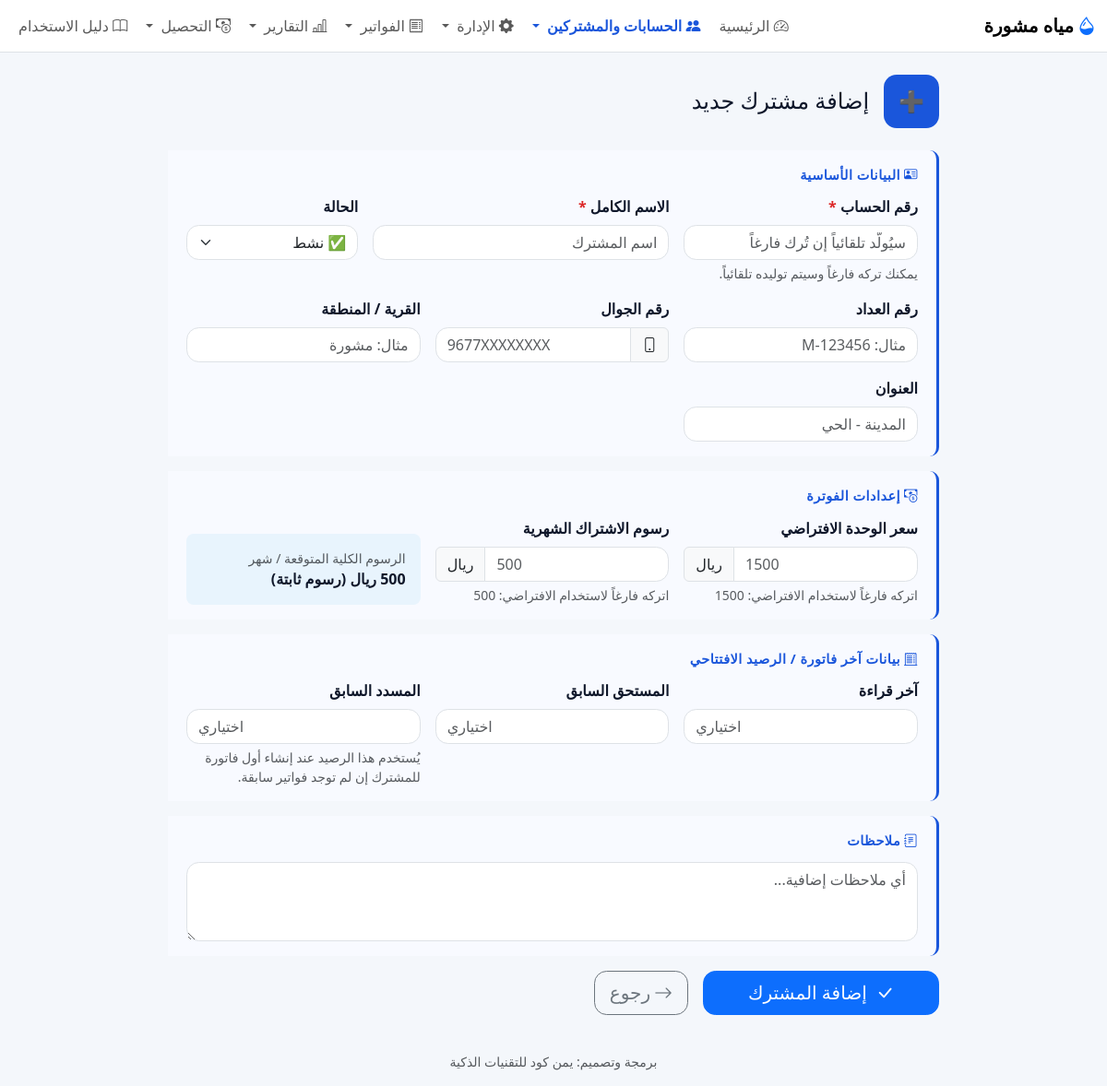
The app's page /subscribers/new (signed in) with its own data.
### models.py (models this page shows)
class Base(DeclarativeBase):
    pass

class Settings(Base):
    __tablename__ = "settings"
    key: Mapped[str] = mapped_column(String, primary_key=True)
    value: Mapped[Optional[str]] = mapped_column(String, nullable=True)

### app.py (the view, shortened to what this page needs)
    @app.route("/subscribers/new", methods=["GET", "POST"])
    @login_required
    @role_required(["admin", "staff", "collector"])
    def subscriber_new():
        db = get_db()
        return render_template("subscriber_form.html", subscriber={}, mode="new")

### app.py (called while the page is built)
def login_required(f):
    @wraps(f)
    def decorated_function(*args, **kwargs):
        if session.get("user_id") is None:
            flash("يرجى تسجيل الدخول أولاً.", "warning")
            return redirect(url_for("login"))
        return f(*args, **kwargs)
    return decorated_function

def role_required(allowed_roles):
    def decorator(f):
        @wraps(f)
        def wrapper(*args, **kwargs):
            if not session.get("user_id"):
                return redirect(url_for("login"))
            user_role = g.user["role"] if g.user else None
            if not user_role or user_role.lower() not in [r.lower() for r in allowed_roles]:
                flash("ليس لديك الصلاحية للوصول إلى هذه الصفحة أو تنفيذ هذه العملية.", "danger")
                return redirect(url_for("index"))
            return f(*args, **kwargs)
        return wrapper
    return decorator

### database.py (called while the page is built, shortened)
def get_db():
    if "db" not in g:
        INSTANCE_DIR.mkdir(exist_ok=True)
        g.db = SQLAlchemyDBProxy(SessionLocal())
        try:
            g.db.execute("PRAGMA foreign_keys = ON")
        except Exception:
            pass
    return g.db

@contextmanager
def orm_session_scope():
    session = SessionLocal()
    try:
        yield session
        session.commit()
    except Exception:
        session.rollback()
        raise
    finally:
        session.close()

def get_setting(key, default=""):
    with orm_session_scope() as session:
        row = session.get(Settings, key)
        return row.value if row and row.value is not None else default

    def __getitem__(self, key):
        if isinstance(key, int):
            return self._values[key]
        return self._mapping[key]

    def __len__(self):
        return len(self._values)

    def fetchone(self):
        if self._index >= len(self._rows):
            return None
        row = self._rows[self._index]
        self._index += 1
        return row

    def _connection(self):
        return self.session.connection()

    def close(self):
        try:
            self.session.close()
        finally:
            try:
                SessionLocal.remove()
            except Exception:
                pass

### templates/subscriber_form.html (shortened to what this page needs)
{% extends "base.html" %}
{% block content %}
<div class="container" style="max-width:860px;">
  <div class="d-flex align-items-center gap-3 mb-4">
    <div style="background:{% if mode=='new' %}#1a56db{% else %}#059669{% endif %};color:white;border-radius:14px;padding:12px 16px;font-size:1.4rem;">
      {% if mode=='new' %}➕{% else %}✏️{% endif %}
    </div>
    <div>
      <h4 class="mb-0">{{ 'إضافة مشترك جديد' if mode=='new' else 'تعديل بيانات المشترك' }}</h4>
    </div>
  </div>
  <form method="post" id="sub-form">
    <div class="form-section">
      <div class="form-section-title"><i class="bi bi-person-vcard me-1"></i>البيانات الأساسية</div>
      <div class="row g-3">
        <div class="col-md-4">
          <label class="form-label fw-bold">رقم الحساب <span class="required-star">*</span></label>
          <input class="form-control" name="account_number"
                 value="{{ subscriber.account_number or '' }}"
                 placeholder="سيُولَّد تلقائياً إن تُرك فارغاً"
                 {% if mode=='edit' %}readonly style="background:#f0f4ff;"{% endif %}>
          <div class="form-text">
            {% if mode=='new' %}
              يمكنك تركه فارغاً وسيتم توليده تلقائياً.
            {% else %}
              رقم الحساب ثابت بعد إنشاء المشترك.
            {% endif %}
          </div>
        </div>
        <div class="col-md-5">
          <label class="form-label fw-bold">الاسم الكامل <span class="required-star">*</span></label>
          <input class="form-control" name="name"
                 value="{{ subscriber.name or '' }}"
                 placeholder="اسم المشترك" required autofocus>
        </div>
        <div class="col-md-3">
          <label class="form-label fw-bold">الحالة</label>
          <select class="form-select" name="active">
          {% set active = subscriber.active if subscriber is not none and 'active' in subscriber else 1 %}
<option value="1" {% if active|int != 0 %}selected{% endif %}>✅ نشط</option>
                  </select>
        </div>
        <div class="col-md-4">
          <label class="form-label fw-bold">رقم العداد</label>
          <input class="form-control" name="meter_number"
                 value="{{ subscriber.meter_number or '' }}"
                 placeholder="مثال: M-123456">
        </div>
        <div class="col-md-4">
          <label class="form-label fw-bold">رقم الجوال</label>
          <div class="input-group">
            <span class="input-group-text"><i class="bi bi-phone"></i></span>
            <input class="form-control" name="phone" type="tel"
                   value="{{ subscriber.phone or '' }}"
                   placeholder="9677XXXXXXXX">
          </div>
        </div>
        <div class="col-md-4">
          <label class="form-label fw-bold">القرية / المنطقة</label>
          <input class="form-control" name="village"
                 value="{{ subscriber.village or '' }}"
                 placeholder="مثال: مشورة">
        </div>
        <div class="col-md-4">
          <label class="form-label fw-bold">العنوان</label>
          <input class="form-control" name="address"
                 value="{{ subscriber.address or '' }}"
                 placeholder="المدينة - الحي">
        </div>
      </div>
    </div>
    <div class="form-section">
      <div class="form-section-title"><i class="bi bi-cash-coin me-1"></i>إعدادات الفوترة</div>
      <div class="row g-3">
        <div class="col-md-4">
          <label class="form-label fw-bold">سعر الوحدة الافتراضي</label>
          <div class="input-group">
            <input class="form-control" name="default_unit_price" type="number"
                   step="0.01" min="0.01"
                   value="{{ subscriber.default_unit_price or '' }}"
                   placeholder="{{ setting('default_unit_price') or '3500' }}">
            <span class="input-group-text">{{ setting('currency_name','ريال') }}</span>
          </div>
          <div class="form-text">اتركه فارغاً لاستخدام الافتراضي: {{ setting('default_unit_price') }}</div>
        </div>
        <div class="col-md-4">
          <label class="form-label fw-bold">رسوم الاشتراك الشهرية</label>
          <div class="input-group">
            <input class="form-control" name="default_subscription_fee" type="number"
                   step="0.01" min="0.01"
                   value="{{ subscriber.default_subscription_fee or '' }}"
                   placeholder="{{ setting('default_subscription_fee') or '500' }}">
            <span class="input-group-text">{{ setting('currency_name','ريال') }}</span>
          </div>
          <div class="form-text">اتركه فارغاً لاستخدام الافتراضي: {{ setting('default_subscription_fee') }}</div>
        </div>
        <div class="col-md-4 d-flex align-items-end">
          <div class="rounded-3 p-3 w-100" style="background:#e8f4fd;">
            <div class="small text-muted">الرسوم الكلية المتوقعة / شهر</div>
            <div class="fw-bold" id="monthly-est">—</div>
          </div>
        </div>
      </div>
    </div>
    <div class="form-section">
      <div class="form-section-title"><i class="bi bi-receipt-cutoff me-1"></i>بيانات آخر فاتورة / الرصيد الافتتاحي</div>
      <div class="row g-3">
        <div class="col-md-4">
          <label class="form-label fw-bold">آخر قراءة</label>
          <input class="form-control" name="last_reading" type="number" step="0.01" min="0"
                 value="{{ subscriber.last_reading if subscriber is not none and subscriber.last_reading is not none else '' }}"
                 placeholder="اختياري">
        </div>
        <div class="col-md-4">
          <label class="form-label fw-bold">المستحق السابق</label>
          <input class="form-control" name="last_due_amount" type="number" step="0.01" min="0"
                 value="{{ subscriber.last_due_amount if subscriber is not none and subscriber.last_due_amount is not none else '' }}"
                 placeholder="اختياري">
        </div>
        <div class="col-md-4">
          <label class="form-label fw-bold">المسدد السابق</label>
          <input class="form-control" name="last_paid_amount" type="number" step="0.01" min="0"
                 value="{{ subscriber.last_paid_amount if subscriber is not none and subscriber.last_paid_amount is not none else '' }}"
                 placeholder="اختياري">
          <div class="form-text">يُستخدم هذا الرصيد عند إنشاء أول فاتورة للمشترك إن لم توجد فواتير سابقة.</div>
        </div>
      </div>
    </div>
    <div class="form-section">
      <div class="form-section-title"><i class="bi bi-journal-text me-1"></i>ملاحظات</div>
      <textarea class="form-control" name="notes" rows="3"
                placeholder="أي ملاحظات إضافية...">{{ subscriber.notes or '' }}</textarea>
    </div>
    <div class="d-flex gap-3 flex-wrap">
      <button class="btn btn-primary btn-lg px-5" type="submit">
        <i class="bi bi-check-lg me-1"></i>
        {{ 'إضافة المشترك' if mode=='new' else 'حفظ التعديلات' }}
      </button>
      <a class="btn btn-outline-secondary btn-lg" href="{{ url_for('subscribers') }}">
        <i class="bi bi-arrow-right me-1"></i>رجوع
      </a>
    </div>
  </form>
</div>
{% endblock %}

### templates/base.html (shortened to what this page needs)
<!doctype html>
<html lang="ar" dir="rtl" class="notranslate" translate="no" data-theme="{{ setting('ui_theme', 'light') }}">
<head>
  <link href="https://cdn.jsdelivr.net/npm/bootstrap@5.3.3/dist/css/bootstrap.rtl.min.css" rel="stylesheet">
  <link href="https://cdn.jsdelivr.net/npm/bootstrap-icons@1.11.3/font/bootstrap-icons.min.css" rel="stylesheet">
  <link rel="stylesheet" href="{{ url_for('static', filename='css/style.css') }}">
</head>
<body>
  <nav class="navbar navbar-expand-lg bg-white border-bottom sticky-top">
    <div class="container-fluid">
      <a class="navbar-brand" href="{{ url_for('index') }}">
        <i class="bi bi-droplet-half text-primary me-1"></i>{{ setting('project_name', app_name) }}
      </a>
      <div class="collapse navbar-collapse" id="nav">
        <ul class="navbar-nav ms-auto gap-1">
          {% if current_user %}
          <li class="nav-item"><a class="nav-link {% if request.endpoint=='index' %}active{% endif %}" href="{{ url_for('index') }}"><i class="bi bi-speedometer2"></i> الرئيسية</a></li>
          <li class="nav-item dropdown">
              <a class="nav-link dropdown-toggle {% if request.endpoint in ['accounts_tree','subscribers','vouchers_page','api_vouchers','api_voucher_detail'] or (request.endpoint and request.endpoint.startswith('subscriber')) %}active{% endif %}"
                href="#"
                data-bs-toggle="dropdown">
                  <i class="bi bi-people-fill"></i> الحسابات والمشتركين
              </a>
          </li>
        {% if current_user %}
<li class="nav-item dropdown">
    <a class="nav-link dropdown-toggle {% if request.endpoint in ['employee_portal','staff_monitor','import_data','settings'] %}active{% endif %}"
       href="#"
       data-bs-toggle="dropdown">
        <i class="bi bi-gear-fill"></i> الإدارة
    </a>
</li>
{% endif %}
         <li class="nav-item dropdown">
            <a class="nav-link dropdown-toggle " href="#" data-bs-toggle="dropdown">
              <i class="bi bi-receipt"></i> الفواتير
            </a>
          </li>
          <li class="nav-item dropdown">
          <a class="nav-link dropdown-toggle " href="#" data-bs-toggle="dropdown">
          <i class="bi bi-bar-chart-line"></i> التقارير
          </a>
          </li>
            <li class="nav-item dropdown">
            <a class="nav-link dropdown-toggle {% if request.endpoint in ['arrears_report','collector_daily_report','collection_trip'] %}active{% endif %}"
               href="#" data-bs-toggle="dropdown">
              <i class="bi bi-cash-coin"></i> التحصيل
            </a>
          </li>
          <li class="nav-item">
            <a class="nav-link {% if request.endpoint=='user_manual' %}active{% endif %}"
               href="{{ url_for('user_manual') }}">
              <i class="bi bi-book"></i> دليل الاستخدام
            </a>
          </li>
         {% endif %}
        </ul>
      </div>
    </div>
  </nav>
  <main class="container-fluid py-3 py-lg-4">
    {% block content %}{% endblock %}
  </main>
  <footer class="container-fluid py-3 text-center small text-muted">
    برمجة وتصميم: يمن كود للتقنيات الذكية
  </footer>
</body>
</html>

### static/css/style.css (style rules this page uses)
body { background: #f6f8fb; font-family: system-ui, -apple-system, "Segoe UI", Tahoma, Arial, sans-serif; }
.form-control, .form-select, .btn { border-radius: .85rem; }

### templates/base.html (style rules this page uses)
:root { --app-bg: #f4f7fb; --app-surface: #ffffff; --app-surface-2: #f8fafc; --app-text: #0f172a; --app-muted: #64748b; --app-border: #dbe4f0; --app-primary: #1a56db; --app-primary-contrast: #ffffff; }
.navbar-brand { font-weight: 800; }
.nav-link.active { font-weight: 700; color: var(--app-primary) !important; }
body { background: var(--app-bg); color: var(--app-text); }

### templates/subscriber_form.html (style rules this page uses)
.form-section { background:#f8faff; border-right:3px solid #1a56db; border-radius:0 10px 10px 0; padding:16px 20px; margin-bottom:16px; }
.form-section-title { font-weight:800; color:#1a56db; font-size:.9rem; text-transform:uppercase; letter-spacing:.5px; margin-bottom:12px; }
.required-star { color:#dc2626; }

### records on screen
Settings: value "مياه مشورة"
Settings: default_unit_price "1500", value "1500"
Settings: value "ريال"
Settings: default_subscription_fee "500", value "500"

### other values on screen
{{ 'إضافة مشترك جديد' if mode=='new' else 'تعديل بيانات المشترك' }} "إضافة مشترك جديد"
{{ 'إضافة المشترك' if mode=='new' else 'حفظ التعديلات' }} "إضافة المشترك"
